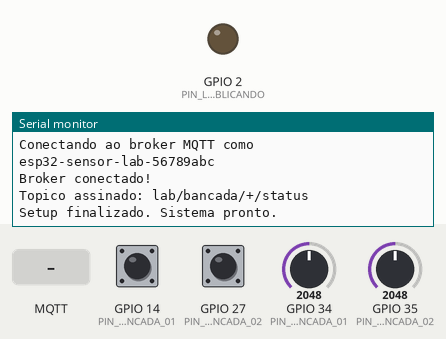
Recording of a sketch running on a simulated ESP32. On the bench: output pins drawn as LEDs (lit = HIGH), the last lines printed to the serial monitor. The inputs (shaded band) are chosen by the test bench; at power-on: GPIO 14 (PIN_BOTAO_BANCADA_01) HIGH, GPIO 27 (PIN_BOTAO_BANCADA_02) HIGH, GPIO 34 (PIN_POT_BANCADA_01) = 2048, GPIO 35 (PIN_POT_BANCADA_02) = 2048. WiFi joins after 1.5 s; servers stay silent unless stated; no MQTT or app messages arrive unless stated.

Above: at 3.2 s.
3.3 s: MQTT message "1" arrives on the first subscribed topic
At 4.1 s:
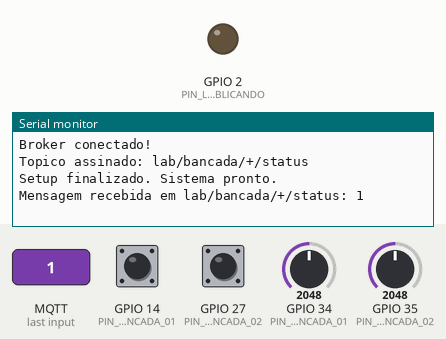
11.5 s: MQTT message "ON" arrives on the first subscribed topic
At 12.7 s:
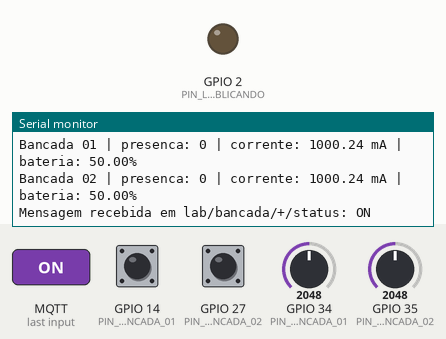
13.0 s: MQTT message "on" arrives on the first subscribed topic
At 13.9 s:
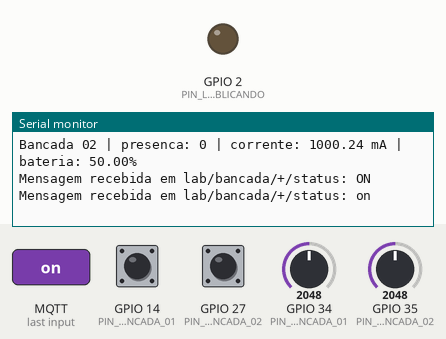

Measured:
- after the input at 3.3 s, the serial monitor: prints a new line at once (image 1)
- after the input at 11.5 s, the serial monitor: prints a new line at once (image 2)
- after the input at 13.0 s, the serial monitor: prints a new line at once (image 3)

The sketch:

sketch.ino
```cpp
//Incluir bibliotecas
#include <WiFi.h> //biblioteca para conexao com redes Wi-Fi
#include <PubSubClient.h> //biblioteca para comunicacao com broker MQTT

//Definicoes e constantes
char SSIDName[] = "Wokwi-GUEST"; //nome da rede Wi-Fi usada no simulador Wokwi
char SSIDPass[] = ""; //senha da rede Wi-Fi, vazia porque a rede Wokwi-GUEST e aberta

char BrokerURL[] = "broker.hivemq.com"; //URL do broker MQTT publico HiveMQ
char BrokerUserName[] = ""; //nome do usuario para autenticar no broker MQTT, vazio para broker publico
char BrokerPassword[] = ""; //senha para autenticar no broker MQTT, vazia para broker publico
char MQTTClientName[] = "esp32-sensor-lab-"; //prefixo do nome do cliente MQTT
int BrokerPort = 1883; //porta padrao MQTT sem TLS

char TopicoStatus[] = "lab/bancada/+/status"; //topico assinado para receber status dos atuadores

const int PIN_BOTAO_BANCADA_01 = 14; //pino do botao que simula presenca na bancada 01
const int PIN_POT_BANCADA_01 = 34; //pino do potenciometro que simula corrente na bancada 01
const int PIN_BOTAO_BANCADA_02 = 27; //pino do botao que simula presenca na bancada 02
const int PIN_POT_BANCADA_02 = 35; //pino do potenciometro que simula corrente na bancada 02
const int PIN_LED_PUBLICANDO = 2; //LED onboard usado para indicar publicacao MQTT

const int NUM_BANCADAS = 2; //quantidade de bancadas monitoradas pelo sistema

const unsigned long INTERVALO_PUBLICACAO_MS = 10000; //intervalo de publicacao dos dados, em milissegundos
const float CORRENTE_MAX_MA = 2000.0; //corrente maxima simulada pelo potenciometro, em mA

const float BATERIA_TAXA_CARGA_PCT_S = 0.5; //taxa de aumento da bateria por segundo quando esta carregando
const float BATERIA_TAXA_DESCARGA_PCT_S = 0.2; //taxa de queda da bateria por segundo quando esta descarregando
const float BATERIA_MIN_PCT = 0.0; //valor minimo permitido para a bateria
const float BATERIA_MAX_PCT = 100.0; //valor maximo permitido para a bateria

//Variaveis globais e objetos
WiFiClient espClient; //instancia o objeto espClient para conexao com a Internet
PubSubClient clienteMQTT(espClient); //instancia o cliente MQTT usando a conexao Wi-Fi

struct Bancada { //estrutura para armazenar as informacoes de cada bancada
  const char* id; //identificador da bancada, por exemplo "01" ou "02"
  int pinBotao; //pino do botao de presenca
  int pinPot; //pino do potenciometro de corrente
  bool relayEnergizado; //estado do rele recebido pelo topico MQTT de status
  float bateriaPct; //percentual atual da bateria simulada
};

Bancada bancadas[NUM_BANCADAS] = { //vetor com as bancadas monitoradas
  {"01", PIN_BOTAO_BANCADA_01, PIN_POT_BANCADA_01, true, 50.0}, //bancada 01 inicia com rele ligado e bateria em 50%
  {"02", PIN_BOTAO_BANCADA_02, PIN_POT_BANCADA_02, true, 50.0} //bancada 02 inicia com rele ligado e bateria em 50%
};

unsigned long ultimaPublicacaoMs = 0; //armazena o instante da ultima publicacao MQTT
unsigned long ultimaAtualizacaoBateriaMs = 0; //armazena o instante da ultima atualizacao das baterias

//Funcoes definidas pelo usuario

//funcao para conectar o ESP32 a rede Wi-Fi
void conectarWiFi() {
  Serial.print("Conectando ao Wi-Fi");

  WiFi.mode(WIFI_STA); //configura o ESP32 como estacao Wi-Fi
  WiFi.begin(SSIDName, SSIDPass); //inicializa a conexao Wi-Fi com nome e senha definidos

  while (WiFi.status() != WL_CONNECTED) { //repete enquanto a conexao com a rede nao for estabelecida
    delay(250);
    Serial.print(".");
  }

  Serial.println();
  Serial.println("Wi-Fi conectado!");
  Serial.print("IP: ");
  Serial.println(WiFi.localIP()); //imprime o endereco IP recebido pelo ESP32
}

//funcao chamada automaticamente quando uma mensagem MQTT e recebida
void mqttCallback(char* topic, byte* payload, unsigned int length) {
  char mensagem[16] = {0}; //vetor para armazenar a mensagem recebida como texto

  if (length >= sizeof(mensagem)) { //garante que a mensagem nao ultrapasse o tamanho do vetor
    length = sizeof(mensagem) - 1;
  }

  memcpy(mensagem, payload, length); //copia o conteudo recebido para o vetor mensagem

  Serial.print("Mensagem recebida em ");
  Serial.print(topic);
  Serial.print(": ");
  Serial.println(mensagem);

  for (int i = 0; i < NUM_BANCADAS; i++) { //percorre todas as bancadas cadastradas
    char topicoEsperado[40]; //vetor para montar o topico esperado de cada bancada
    snprintf(topicoEsperado, sizeof(topicoEsperado), "lab/bancada/%s/status", bancadas[i].id); //monta o topico de status da bancada atual

    if (strcmp(topic, topicoEsperado) == 0) { //verifica se o topico recebido pertence a bancada atual
      bancadas[i].relayEnergizado = (strcmp(mensagem, "1") == 0 || strcmp(mensagem, "ON") == 0 || strcmp(mensagem, "on") == 0); //atualiza o estado do rele

      Serial.print("Bancada ");
      Serial.print(bancadas[i].id);
      Serial.print(" - rele energizado: ");
      Serial.println(bancadas[i].relayEnergizado ? "sim" : "nao");
      return;
    }
  }
}

//funcao para reconectar ao broker MQTT
void mqttReconnect() {
  while (!clienteMQTT.connected()) { //repete enquanto o cliente MQTT nao estiver conectado
    String clienteId = String(MQTTClientName) + String((uint32_t)ESP.getEfuseMac(), HEX); //gera um nome unico para o cliente MQTT

    Serial.print("Conectando ao broker MQTT como ");
    Serial.println(clienteId);

    if (clienteMQTT.connect(clienteId.c_str(), BrokerUserName, BrokerPassword)) { //tenta conectar ao broker MQTT
      Serial.println("Broker conectado!");
      clienteMQTT.subscribe(TopicoStatus); //assina o topico de status dos atuadores
      Serial.print("Topico assinado: ");
      Serial.println(TopicoStatus);
    } else {
      Serial.print("Falha MQTT, rc=");
      Serial.println(clienteMQTT.state()); //imprime o codigo de erro da conexao MQTT
      Serial.println("Tentando novamente em 3 segundos...");
      delay(3000);
    }
  }
}

//funcao para ler a presenca em uma bancada
bool lerPresenca(int pinBotao) {
  return digitalRead(pinBotao) == LOW; //como o botao usa INPUT_PULLUP, pressionado significa LOW
}

//funcao para ler a corrente simulada pelo potenciometro
float lerCorrenteMa(int pinPot) {
  int leituraADC = analogRead(pinPot); //realiza a leitura analogica do pino informado
  float corrente = (leituraADC / 4095.0) * CORRENTE_MAX_MA; //converte a leitura ADC para corrente em mA
  return corrente; //retorna o valor calculado da corrente
}

//funcao para atualizar a simulacao da bateria das bancadas
void atualizarBaterias() {
  unsigned long agora = millis(); //obtem o tempo atual desde que o ESP32 foi ligado

  if (ultimaAtualizacaoBateriaMs == 0) { //verifica se e a primeira atualizacao
    ultimaAtualizacaoBateriaMs = agora;
    return;
  }

  float deltaSegundos = (agora - ultimaAtualizacaoBateriaMs) / 1000.0; //calcula o tempo decorrido em segundos

  if (deltaSegundos < 1.0) { //evita atualizar a bateria em intervalos muito pequenos
    return;
  }

  for (int i = 0; i < NUM_BANCADAS; i++) { //percorre todas as bancadas
    bool ocupado = lerPresenca(bancadas[i].pinBotao); //verifica se ha presenca na bancada atual

    if (bancadas[i].relayEnergizado && ocupado) { //se o rele esta ligado e existe presenca, a bateria carrega
      bancadas[i].bateriaPct += BATERIA_TAXA_CARGA_PCT_S * deltaSegundos;
    } else if (!bancadas[i].relayEnergizado) { //se o rele esta desligado, a bateria descarrega
      bancadas[i].bateriaPct -= BATERIA_TAXA_DESCARGA_PCT_S * deltaSegundos;
    }

    if (bancadas[i].bateriaPct > BATERIA_MAX_PCT) { //limita a bateria ao valor maximo definido
      bancadas[i].bateriaPct = BATERIA_MAX_PCT;
    }

    if (bancadas[i].bateriaPct < BATERIA_MIN_PCT) { //limita a bateria ao valor minimo definido
      bancadas[i].bateriaPct = BATERIA_MIN_PCT;
    }
  }

  ultimaAtualizacaoBateriaMs = agora; //atualiza o instante da ultima simulacao de bateria
}

//funcao para publicar os dados das bancadas no broker MQTT
void publicarTelemetria() {
  digitalWrite(PIN_LED_PUBLICANDO, HIGH); //acende o LED para indicar inicio da publicacao

  for (int i = 0; i < NUM_BANCADAS; i++) { //percorre todas as bancadas cadastradas
    char topico[48]; //vetor para armazenar o nome do topico MQTT
    char payload[16]; //vetor para armazenar a mensagem MQTT

    bool ocupado = lerPresenca(bancadas[i].pinBotao); //le a presenca da bancada atual
    float corrente = lerCorrenteMa(bancadas[i].pinPot); //le a corrente simulada da bancada atual
    float bateria = bancadas[i].bateriaPct; //obtem o percentual de bateria da bancada atual

    snprintf(topico, sizeof(topico), "lab/bancada/%s/presenca", bancadas[i].id); //monta o topico de presenca
    snprintf(payload, sizeof(payload), "%d", ocupado ? 1 : 0); //converte a presenca para texto
    clienteMQTT.publish(topico, payload); //publica a presenca no broker MQTT

    snprintf(topico, sizeof(topico), "lab/bancada/%s/corrente", bancadas[i].id); //monta o topico de corrente
    snprintf(payload, sizeof(payload), "%.2f", corrente); //converte a corrente para texto com duas casas decimais
    clienteMQTT.publish(topico, payload); //publica a corrente no broker MQTT

    snprintf(topico, sizeof(topico), "lab/bancada/%s/bateria", bancadas[i].id); //monta o topico de bateria
    snprintf(payload, sizeof(payload), "%.2f", bateria); //converte a bateria para texto com duas casas decimais
    clienteMQTT.publish(topico, payload); //publica a bateria no broker MQTT

    Serial.print("Bancada ");
    Serial.print(bancadas[i].id);
    Serial.print(" | presenca: ");
    Serial.print(ocupado ? 1 : 0);
    Serial.print(" | corrente: ");
    Serial.print(corrente);
    Serial.print(" mA | bateria: ");
    Serial.print(bateria);
    Serial.println("%");
  }

  digitalWrite(PIN_LED_PUBLICANDO, LOW); //apaga o LED para indicar fim da publicacao
}

//Setup
void setup() {
  Serial.begin(115200); //inicializa a comunicacao serial
  delay(500); //pequena pausa para estabilizar a inicializacao

  Serial.println("Sistema iniciado - ESP32 Sensor Publisher");

  pinMode(PIN_LED_PUBLICANDO, OUTPUT); //configura o LED como saida
  pinMode(PIN_BOTAO_BANCADA_01, INPUT_PULLUP); //configura o botao da bancada 01 com resistor interno de pull-up
  pinMode(PIN_BOTAO_BANCADA_02, INPUT_PULLUP); //configura o botao da bancada 02 com resistor interno de pull-up

  clienteMQTT.setServer(BrokerURL, BrokerPort); //configura o broker MQTT passando URL e porta
  clienteMQTT.setCallback(mqttCallback); //define a funcao que sera chamada ao receber mensagens MQTT

  conectarWiFi(); //conecta o ESP32 a rede Wi-Fi
  mqttReconnect(); //conecta o ESP32 ao broker MQTT

  Serial.println("Setup finalizado. Sistema pronto.");
}

//Loop
void loop() {
  if (!clienteMQTT.connected()) { //verifica se o cliente ainda esta conectado ao broker MQTT
    mqttReconnect(); //se nao estiver conectado, tenta reconectar
  }

  clienteMQTT.loop(); //mantem a conexao MQTT ativa e processa mensagens recebidas

  atualizarBaterias(); //atualiza a simulacao da bateria das bancadas

  unsigned long agora = millis(); //obtem o tempo atual desde que o ESP32 foi ligado

  if (agora - ultimaPublicacaoMs >= INTERVALO_PUBLICACAO_MS) { //verifica se ja chegou o momento de publicar novamente
    publicarTelemetria(); //publica presenca, corrente e bateria no broker MQTT
    ultimaPublicacaoMs = agora; //atualiza o instante da ultima publicacao
  }
}
```
